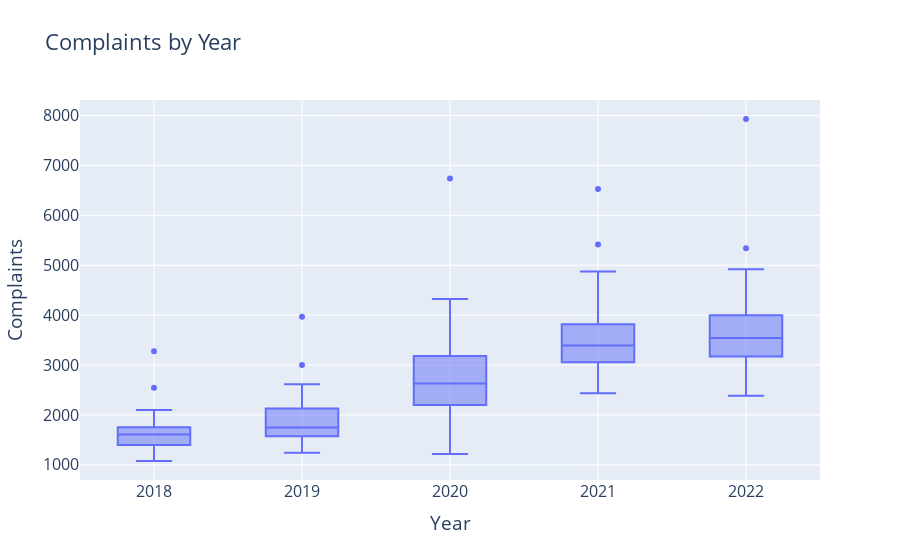

The code cell stored with this chart in its notebook:
### Markdown cell above
###  BoxPlot

### Code cell
fig = px.box(df, x=df.index.year, y="complaints", title='Complaints by Year')
fig.update_layout( xaxis_title='Year', yaxis_title='Complaints',
    showlegend=False, 
    xaxis=dict(showgrid=True), 
    yaxis=dict(showgrid=True), font=dict(size=16))
fig.show()

### Figure 1 — Plotly figure (JSON) as saved in the notebook; plotly's stock layout.template omitted (floating-point values rounded to 4 significant figures; data arrays with more than 128 entries replaced by an {"elided": "..."} marker saying what was removed)
{"data": [{"alignmentgroup": "True", "hovertemplate": "x=%{x}<br>complaints=%{y}<extra></extra>", "legendgroup": "", "marker": {"color": "#636efa"}, "name": "", "notched": false, "offsetgroup": "", "orientation": "v", "showlegend": false, "type": "box", "x": {"elided": "261 int values"}, "x0": " ", "xaxis": "x", "y": {"elided": "261 int values"}, "y0": " ", "yaxis": "y"}], "layout": {"autosize": true, "boxmode": "group", "font": {"size": 16}, "legend": {"tracegroupgap": 0}, "showlegend": false, "title": {"text": "Complaints by Year"}, "xaxis": {"anchor": "y", "autorange": true, "domain": [0, 1], "range": [2018.0, 2022.0], "showgrid": true, "title": {"text": "Year"}, "type": "linear"}, "yaxis": {"anchor": "x", "autorange": true, "domain": [0, 1], "range": [696.2, 8312.0], "showgrid": true, "title": {"text": "Complaints"}, "type": "linear"}}}
